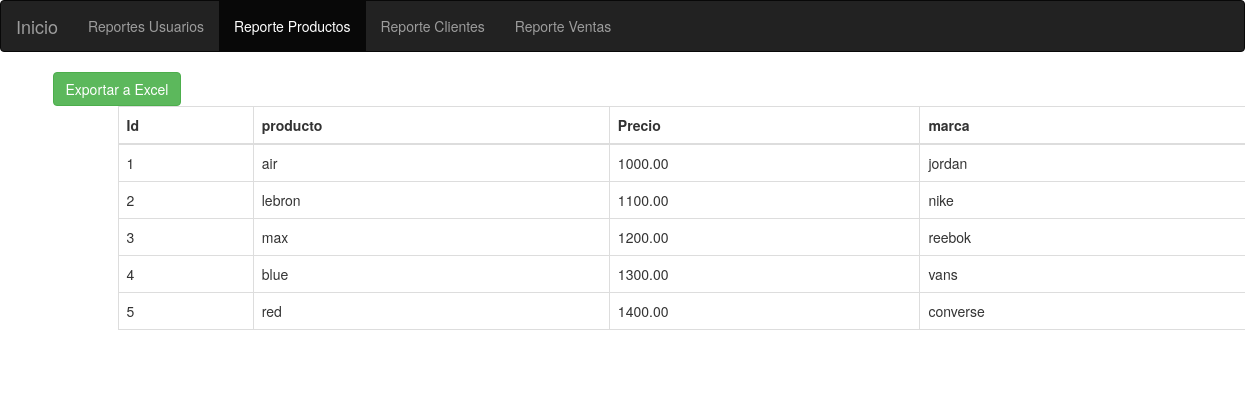
Page /Reportes/productos/reporteproductos.php on the committed database.
### tables this page shows
CREATE TABLE `productos` (
  `id_producto` bigint(20) NOT NULL AUTO_INCREMENT,
  `producto` varchar(60) NOT NULL,
  `precio` decimal(15,2) NOT NULL,
  `marca` varchar(40) NOT NULL,
  PRIMARY KEY (`id_producto`)
);

### Reportes/productos/reporteproductos.php (the view, shortened to what this page needs)
<?php
if ($_SESSION["idioma"]==2){
if(!isset($_SESSION['cuenta'])){
 echo "<script>location.href='index.php'</script>";
}
date_default_timezone_set('America/Hermosillo');
?>
<!DOCTYPE html>
<html lang="en">
<head>
  <title>Bootstrap Example</title>
  <meta charset="utf-8">
  <meta name="viewport" content="width=device-width, initial-scale=1">
  <link rel="stylesheet" href="https://maxcdn.bootstrapcdn.com/bootstrap/3.3.7/css/bootstrap.min.css">
  <script src="https://ajax.googleapis.com/ajax/libs/jquery/3.3.1/jquery.min.js"></script>
  <script src="https://maxcdn.bootstrapcdn.com/bootstrap/3.3.7/js/bootstrap.min.js"></script>
</head>
<body>
<nav class="navbar navbar-inverse">
  <div class="container-fluid">
    <div class="navbar-header">
      <a class="navbar-brand" href="/dpstreet1/menu1.php">Home</a>
    </div>
    <ul class="nav navbar-nav">
      <li class=""><a href="/dpstreet1/Reportes/usuarios/reporteusuarios">Reports Users</a></li>
      <li class="active"><a href="/dpstreet1/Reportes/Productos/reporteproductos">Products Report</a></li>
      <li class=""><a href="/dpstreet1/Reportes/clientes/reporteclientes">Customer Report</a></li>
       <li class=""><a href="/dpstreet1/Reportes/Ventas/reporteventas">Sales Report</a></li>
    </ul>
    <form class="navbar-form navbar-left" action="/action_page.php">
      <div class="input-group">
          </button>
        </div>
      </div>
    </form>
  </div>
</nav>
<?php
include './db.php';
?>
<!DOCTYPE html>
<html lang="en">
<head>
<title>javi's autos- reportes autos</title>
    <script src="https://ajax.googleapis.com/ajax/libs/jquery/2.2.0/jquery.min.js"></script>
    <link rel="stylesheet" href="https://maxcdn.bootstrapcdn.com/bootstrap/3.3.6/css/bootstrap.min.css" />
    <script src="https://cdn.datatables.net/1.10.12/js/jquery.dataTables.min.js"></script>
    <script src="https://cdn.datatables.net/1.10.12/js/dataTables.bootstrap.min.js"></script>
    <link rel="stylesheet" href="https://cdn.datatables.net/1.10.12/css/dataTables.bootstrap.min.css" />
    <script src="https://maxcdn.bootstrapcdn.com/bootstrap/3.3.6/js/bootstrap.min.js"></script>
    <style>
      body
      {
        margin:0;
        padding:0;
        background-color:white;
      }
      .box
      {
        width:1270px;
        padding:20px;
        background-color:#fff;
        border:1px solid #ccc;
        border-radius:5px;
        margin-top:25px;
      }
    </style>
  </head>
  <body>
    <div class="container">
    <div class="row ">
        <div class="col-lg-12">
             <a class="btn btn-success" id="export-btn">Exportar a Excel</a>
    <title>Report DPSTREET</title>
<div class="container">
          <table class="table table-bordered" style="background-color:white;margin-left:50px;" >
            <thead>
              <tr>
              <th>Id</th>
                <th>product</th>
                <th>price</th>
                <th>brand</th>
              </tr>
            </thead>
            <tbody>
        <?php
        $statement = $connection->prepare("SELECT id_producto,producto,precio,marca FROM productos ORDER BY id_producto");
         $statement->execute();
          while($row=$statement->fetch(PDO::FETCH_ASSOC))
          {
            extract($row);
            echo "<TR>";
            echo "<TD>{$id_producto}</TD>";
            echo "<TD>{$producto}</TD>";
            echo "<TD>{$precio}</TD>";
            echo "<TD>{$marca}</TD>";
            echo "</TR>";
          }
          ?>
          </tbody>
      </table>
      <br><br>
        </div>
    </div>
  </div>
 <script src="../jquery.table2excel.js"></script>
<script type="text/javascript">
 jQuery(document).ready(function() {
    $('#export-btn').on('click', function(e){
        e.preventDefault();
        ResultsToTable();
    });
    function ResultsToTable(){
        $(".table").table2excel({
            exclude: ".noExl",
            name: "Results"
        });
    }
});
</script>
</body>
</html>
<?php } else { ?>
<!DOCTYPE html>
<html lang="en">
<head>
  <link rel="stylesheet" href="https://maxcdn.bootstrapcdn.com/bootstrap/3.3.7/css/bootstrap.min.css">
</head>
<body>
<nav class="navbar navbar-inverse">
  <div class="container-fluid">
    <div class="navbar-header">
      <a class="navbar-brand" href="/dpstreet1/menu1.php">Inicio</a>
    </div>
    <ul class="nav navbar-nav">
      <li class=""><a href="/dpstreet1/Reportes/usuarios/reporteusuarios">Reportes Usuarios</a></li>
      <li class="active"><a href="/dpstreet1/Reportes/Productos/reporteproductos">Reporte Productos</a></li>
      <li class=""><a href="/dpstreet1/Reportes/clientes/reporteclientes">Reporte Clientes</a></li>
       <li class=""><a href="/dpstreet1/Reportes/Ventas/reporteventas">Reporte Ventas</a></li>
    </ul>
    <form class="navbar-form navbar-left" action="/action_page.php">
      </div>
</nav>
<?php
include './db.php';
?>
<!DOCTYPE html>
<html lang="en">
<head>
		<link rel="stylesheet" href="https://maxcdn.bootstrapcdn.com/bootstrap/3.3.6/css/bootstrap.min.css" />
		<link rel="stylesheet" href="https://cdn.datatables.net/1.10.12/css/dataTables.bootstrap.min.css" />
	</head>
	<body>
    </head>
<body>
<div class="container">
    <div class="row ">
        <div class="col-lg-12">
             <a class="btn btn-success" id="export-btn">Exportar a Excel</a>
<div class="container">
          <table class="table table-bordered" style="background-color:white;margin-left:50px;" >
            <thead>
              <tr>
              <th>Id</th>
                <th>producto</th>
                <th>Precio</th>
                <th>marca</th>
              </tr>
            </thead>
            <tbody>
        <?php
        $statement = $connection->prepare("SELECT id_producto,producto,precio,marca FROM productos ORDER BY id_producto");
         $statement->execute();
          while($row=$statement->fetch(PDO::FETCH_ASSOC))
          {
            extract($row);
            echo "<TR>";
            echo "<TD>{$id_producto}</TD>";
            echo "<TD>{$producto}</TD>";
            echo "<TD>{$precio}</TD>";
            echo "<TD>{$marca}</TD>";
            echo "</TR>";
          }
          ?>
          </tbody>
      </table>
      <br><br>
        </div>
    </div>
  </div>
</body>
</html>
<?php } ?>

### Reportes/productos/reporteproductos.php (style rules this page uses)
body { margin:0; padding:0; background-color:white; }

### rows in the picture
productos: id_producto "1", producto "air", precio "1000.00", marca "jordan"
productos: id_producto "2", producto "lebron", precio "1100.00", marca "nike"
productos: id_producto "3", producto "max", precio "1200.00", marca "reebok"
productos: id_producto "4", producto "blue", precio "1300.00", marca "vans"
productos: id_producto "5", producto "red", precio "1400.00", marca "converse"
